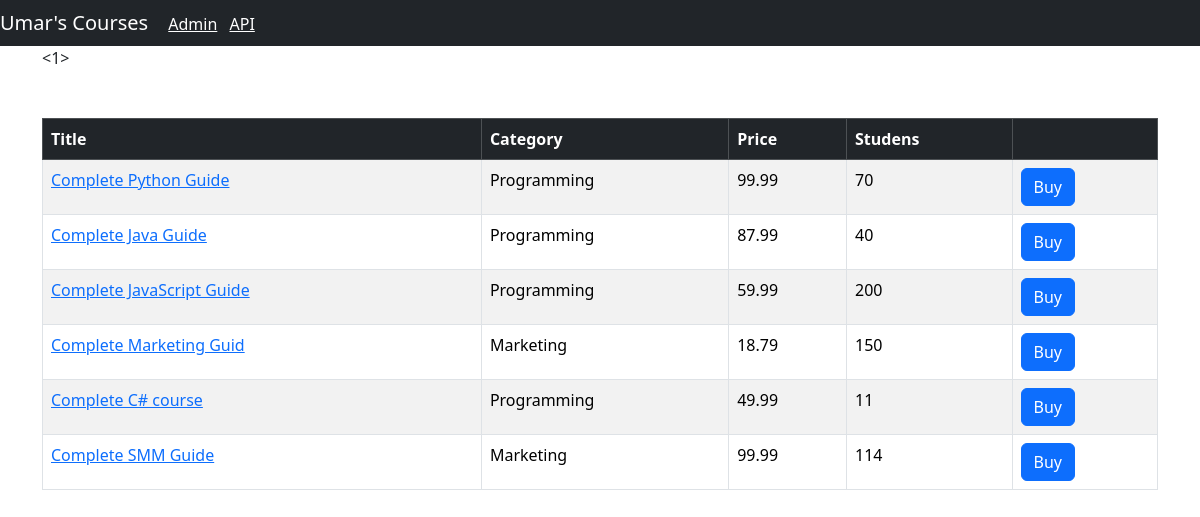
The page / on the database its author committed.
### shop/models.py (models this page shows, shortened)
class Course(models.Model):
    title = models.CharField(max_length=255)
    price = models.FloatField()
    students_qty = models.IntegerField()
    reviews_qty = models.IntegerField()
    category = models.ForeignKey(Category, on_delete=models.CASCADE)
    created_at = models.DateField(default=timezone.now)

class Category(models.Model):
    title = models.CharField(max_length=255)
    created_at = models.DateField(default=timezone.now)
    def __str__(self):
        return self.title

### shop/views.py (the view)
# urls.py: path('', include(api.urls), name='index')
def index(request):
    courses = Course.objects.all()
    return render(request, 'shop/courses.html', {'courses': courses})

### templates/shop/courses.html (shortened to what this page needs)
{% extends 'base.html'%}
{% block content %}
<table class ="table mt-5 table-bordered table-striped table-hover">
    <thead class="table-dark">
        <tr>
            <th>Title</th>
            <th>Category</th>
            <th>Price</th>
            <th>Studens</th>
            <th></th>
        </tr>
    </thead>
    <tbody>
        {%for course in courses %}
        <tr>
            <td>
                <a href={% url "shop:single_course" course.id %}> {{course.title}}</a>
            </td>
            <td>{{course.category}}</td>
            <td>{{course.price}}</td>
            <td>{{course.students_qty}}</td>
            <td><button class="btn btn-primary">Buy</button></td>
        </tr>
        {% endfor %}
    </tbody>
</table>
{% endblock %}

### templates/base.html (shortened to what this page needs)
<!DOCTYPE html>
<html lang="en">
<head>
    <link href="https://cdn.jsdelivr.net/npm/bootstrap@5.3.3/dist/css/bootstrap.min.css" rel="stylesheet">
</head>
<body>
    <nav class="navbar navbar-dark bg-dark">
        <div class="contener">
            <a href={% url "shop:index" %} class="navbar-brand">  Umar's Courses</a>
            <span class="navbar-text">
                <a href="/admin/" class="me-2" target="_blank">Admin</a>
                <a href="/api/v1/"  target="_blank">API</a>
            </span>
        </div>
    </nav>
    <main class="container">
        {% block content %}
        {% endblock %}
</body>
</html>

### rows shown on the page
Course: title "Complete Python Guide", category "Programming", price "99.99", students_qty "70"
Course: title "Complete Java Guide", category "Programming", price "87.99", students_qty "40"
Course: title "Complete JavaScript Guide", category "Programming", price "59.99", students_qty "200"
Course: title "Complete Marketing Guid", category "Marketing", price "18.79", students_qty "150"
Course: title "Complete C# course", category "Programming", price "49.99", students_qty "11"
Course: title "Complete SMM Guide", category "Marketing", price "99.99", students_qty "114"
